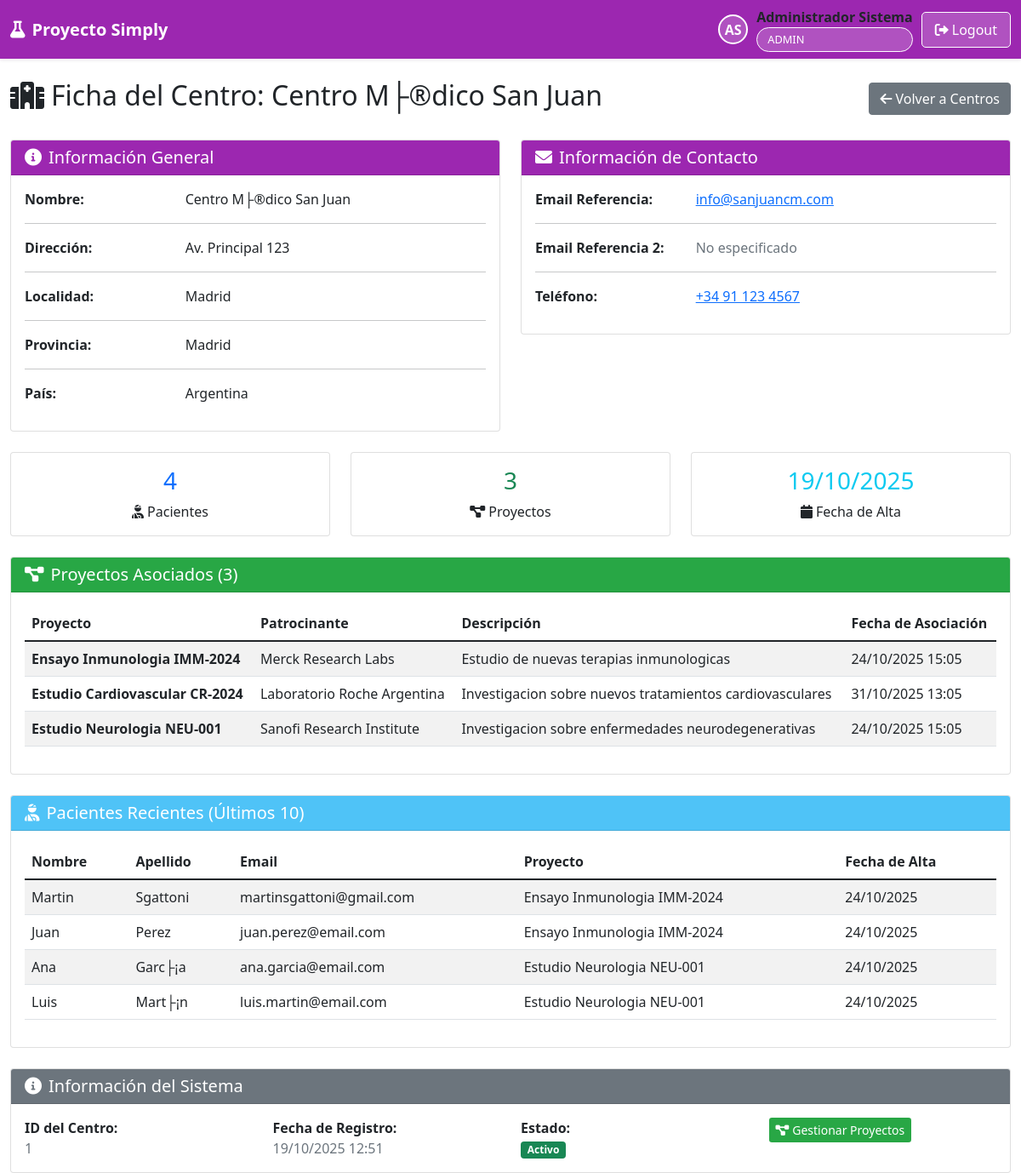
Page /site_admin/ver_centro.php?id=1 (signed in) on the committed database.
### tables this page shows
CREATE TABLE IF NOT EXISTS `centros` (
  `id` int(11) NOT NULL AUTO_INCREMENT,
  `nombre` varchar(255) NOT NULL,
  `direccion` varchar(500) NOT NULL,
  `localidad` varchar(100) NOT NULL,
  `provincia` varchar(100) NOT NULL,
  `pais` varchar(100) NOT NULL,
  `email_referencia` varchar(255) DEFAULT NULL,
  `email_referencia_2` varchar(255) DEFAULT NULL,
  `telefono` varchar(50) DEFAULT NULL,
  `fecha_alta` timestamp NOT NULL DEFAULT current_timestamp(),
  `activo` tinyint(1) DEFAULT 1,
  PRIMARY KEY (`id`)
);

CREATE TABLE IF NOT EXISTS `centros_proyectos` (
  `id` int(11) NOT NULL AUTO_INCREMENT,
  `centro_id` int(11) NOT NULL,
  `proyecto_id` int(11) NOT NULL,
  `fecha_asociacion` timestamp NOT NULL DEFAULT current_timestamp(),
  `activo` tinyint(1) DEFAULT 1,
  PRIMARY KEY (`id`),
  UNIQUE KEY `unique_centro_proyecto` (`centro_id`,`proyecto_id`),
  KEY `proyecto_id` (`proyecto_id`)
);

CREATE TABLE IF NOT EXISTS `proyectos` (
  `id` int(11) NOT NULL AUTO_INCREMENT,
  `nombre` varchar(255) NOT NULL,
  `patrocinante_id` int(11) NOT NULL,
  `descripcion` text DEFAULT NULL,
  `fecha_alta` timestamp NOT NULL DEFAULT current_timestamp(),
  `activo` tinyint(1) DEFAULT 1,
  PRIMARY KEY (`id`),
  KEY `patrocinante_id` (`patrocinante_id`)
);

CREATE TABLE IF NOT EXISTS `laboratorios` (
  `id` int(11) NOT NULL AUTO_INCREMENT,
  `nombre` varchar(255) NOT NULL,
  `pais` varchar(100) NOT NULL,
  `fecha_alta` timestamp NOT NULL DEFAULT current_timestamp(),
  `activo` tinyint(1) DEFAULT 1,
  PRIMARY KEY (`id`)
);

CREATE TABLE IF NOT EXISTS `pacientes` (
  `id` int(11) NOT NULL AUTO_INCREMENT,
  `nombre` varchar(100) NOT NULL,
  `apellido` varchar(100) NOT NULL,
  `email` varchar(255) DEFAULT NULL,
  `telefono1` varchar(50) DEFAULT NULL,
  `telefono2` varchar(50) DEFAULT NULL,
  `domicilio_calle` varchar(255) DEFAULT NULL,
  `domicilio_numero` varchar(20) DEFAULT NULL,
  `domicilio_piso` varchar(20) DEFAULT NULL,
  `domicilio_depto` varchar(20) DEFAULT NULL,
  `domicilio_localidad` varchar(100) DEFAULT NULL,
  `domicilio_provincia` varchar(100) DEFAULT NULL,
  `familiar_contacto` varchar(255) DEFAULT NULL,
  `telefono_familiar` varchar(50) DEFAULT NULL,
  `consentimiento_firmado` enum('NO','SI') DEFAULT 'NO',
  `comentarios` text DEFAULT NULL,
  `proyecto_id` int(11) DEFAULT NULL,
  `centro_id` int(11) DEFAULT NULL,
  `fecha_alta` timestamp NOT NULL DEFAULT current_timestamp(),
  `activo` tinyint(1) DEFAULT 1,
  PRIMARY KEY (`id`),
  KEY `proyecto_id` (`proyecto_id`),
  KEY `centro_id` (`centro_id`)
);

### site_admin/ver_centro.php (the view, shortened to what this page needs)
<?php
$database = new Database();
$db = $database->getConnection();
$centro_id = $_GET['id'] ?? null;
$stmt = $db->prepare("SELECT * FROM centros WHERE id = ? AND activo = 1");
$stmt->execute([$centro_id]);
$centro = $stmt->fetch();
$stmt = $db->prepare("SELECT COUNT(*) as total FROM pacientes WHERE centro_id = ? AND activo = 1");
$stmt->execute([$centro_id]);
$totalPacientes = $stmt->fetch()['total'];
$stmt = $db->prepare("SELECT COUNT(*) as total FROM centros_proyectos WHERE centro_id = ? AND activo = 1");
$stmt->execute([$centro_id]);
$totalProyectos = $stmt->fetch()['total'];
$stmt = $db->prepare("
    SELECT p.*, cp.fecha_asociacion
    FROM proyectos p
    INNER JOIN centros_proyectos cp ON p.id = cp.proyecto_id
    WHERE cp.centro_id = ? AND cp.activo = 1 AND p.activo = 1
    ORDER BY p.nombre
");
$stmt->execute([$centro_id]);
$proyectos = $stmt->fetchAll();
$stmt = $db->prepare("
    SELECT p.*, pr.nombre as proyecto_nombre
    FROM pacientes p
    LEFT JOIN proyectos pr ON p.proyecto_id = pr.id
    WHERE p.centro_id = ? AND p.activo = 1
    ORDER BY p.fecha_alta DESC
    LIMIT 10
");
$stmt->execute([$centro_id]);
$pacientes = $stmt->fetchAll();
?>
<?php
include '../includes/header.php';
?>
<div class="row">
    <div class="col-12">
        <div class="d-flex justify-content-between align-items-center mb-4">
            <h2>
                <i class="fas fa-hospital me-2"></i>Ficha del Centro: <?php echo htmlspecialchars($centro['nombre']); ?>
            </h2>
            <a href="centros.php" class="btn btn-secondary">
                <i class="fas fa-arrow-left me-1"></i>Volver a Centros
            </a>
        </div>
    </div>
</div>
<div class="row mb-4">
    <div class="col-md-6">
        <div class="card">
            <div class="card-header" style="background: #9C27B0; color: white;">
                <h5 class="mb-0">
                    <i class="fas fa-info-circle me-2"></i>Información General
                </h5>
            </div>
            <div class="card-body">
                <div class="row mb-3">
                    <div class="col-sm-4"><strong>Nombre:</strong></div>
                    <div class="col-sm-8"><?php echo htmlspecialchars($centro['nombre']); ?></div>
                </div>
                <hr>
                <div class="row mb-3">
                    <div class="col-sm-4"><strong>Dirección:</strong></div>
                    <div class="col-sm-8"><?php echo htmlspecialchars($centro['direccion']); ?></div>
                </div>
                <hr>
                <div class="row mb-3">
                    <div class="col-sm-4"><strong>Localidad:</strong></div>
                    <div class="col-sm-8"><?php echo htmlspecialchars($centro['localidad']); ?></div>
                </div>
                <hr>
                <div class="row mb-3">
                    <div class="col-sm-4"><strong>Provincia:</strong></div>
                    <div class="col-sm-8"><?php echo htmlspecialchars($centro['provincia']); ?></div>
                </div>
                <hr>
                <div class="row mb-3">
                    <div class="col-sm-4"><strong>País:</strong></div>
                    <div class="col-sm-8"><?php echo htmlspecialchars($centro['pais']); ?></div>
                </div>
            </div>
        </div>
    </div>
    <div class="col-md-6">
        <div class="card">
            <div class="card-header" style="background: #9C27B0; color: white;">
                <h5 class="mb-0">
                    <i class="fas fa-envelope me-2"></i>Información de Contacto
                </h5>
            </div>
            <div class="card-body">
                <div class="row mb-3">
                    <div class="col-sm-4"><strong>Email Referencia:</strong></div>
                    <div class="col-sm-8">
                        <?php if ($centro['email_referencia']): ?>
                            <a href="mailto:<?php echo htmlspecialchars($centro['email_referencia']); ?>">
                                <?php echo htmlspecialchars($centro['email_referencia']); ?>
                            </a>
                        <?php else: ?>
                            <span class="text-muted">No especificado</span>
                        <?php endif; ?>
                    </div>
                </div>
                <hr>
                <div class="row mb-3">
                    <div class="col-sm-4"><strong>Email Referencia 2:</strong></div>
                    <div class="col-sm-8">
                        <?php if ($centro['email_referencia_2']): ?>
                            <a href="mailto:<?php echo htmlspecialchars($centro['email_referencia_2']); ?>">
                                <?php echo htmlspecialchars($centro['email_referencia_2']); ?>
                            </a>
                        <?php else: ?>
                            <span class="text-muted">No especificado</span>
                        <?php endif; ?>
                    </div>
                </div>
                <hr>
                <div class="row mb-3">
                    <div class="col-sm-4"><strong>Teléfono:</strong></div>
                    <div class="col-sm-8">
                        <?php if ($centro['telefono']): ?>
                            <a href="tel:<?php echo htmlspecialchars($centro['telefono']); ?>">
                                <?php echo htmlspecialchars($centro['telefono']); ?>
                            </a>
                        <?php else: ?>
                            <span class="text-muted">No especificado</span>
                        <?php endif; ?>
                    </div>
                </div>
            </div>
        </div>
    </div>
</div>
<div class="row mb-4">
    <div class="col-md-4">
        <div class="card text-center">
            <div class="card-body">
                <h3 class="text-primary"><?php echo $totalPacientes; ?></h3>
                <p class="card-text">
                    <i class="fas fa-user-injured me-1"></i>Pacientes
                </p>
            </div>
        </div>
    </div>
    <div class="col-md-4">
        <div class="card text-center">
            <div class="card-body">
                <h3 class="text-success"><?php echo $totalProyectos; ?></h3>
                <p class="card-text">
                    <i class="fas fa-project-diagram me-1"></i>Proyectos
                </p>
            </div>
        </div>
    </div>
    <div class="col-md-4">
        <div class="card text-center">
            <div class="card-body">
                <h3 class="text-info"><?php echo date('d/m/Y', strtotime($centro['fecha_alta'])); ?></h3>
                <p class="card-text">
                    <i class="fas fa-calendar me-1"></i>Fecha de Alta
                </p>
            </div>
        </div>
    </div>
</div>
<div class="row mb-4">
    <div class="col-12">
        <div class="card">
            <div class="card-header" style="background: #28a745; color: white;">
                <h5 class="mb-0">
                    <i class="fas fa-project-diagram me-2"></i>Proyectos Asociados (<?php echo count($proyectos); ?>)
                </h5>
            </div>
            <div class="card-body">
                <?php if (empty($proyectos)): ?>
                    <div class="text-center text-muted py-4">
                        <i class="fas fa-info-circle fa-3x mb-3"></i>
                        <p>No hay proyectos asociados a este centro.</p>
                    </div>
                <?php else: ?>
                    <div class="table-responsive">
                        <table class="table table-striped">
                            <thead>
                                <tr>
                                    <th>Proyecto</th>
                                    <th>Patrocinante</th>
                                    <th>Descripción</th>
                                    <th>Fecha de Asociación</th>
                                </tr>
                            </thead>
                            <tbody>
                                <?php foreach ($proyectos as $proyecto): ?>
                                <?php
                                $stmt = $db->prepare("SELECT nombre FROM laboratorios WHERE id = ?");
                                $stmt->execute([$proyecto['patrocinante_id']]);
                                $patrocinante = $stmt->fetch();
                                ?>
                                <tr>
                                    <td>
                                        <strong><?php echo htmlspecialchars($proyecto['nombre']); ?></strong>
                                    </td>
                                    <td><?php echo htmlspecialchars($patrocinante['nombre']); ?></td>
                                    <td><?php echo htmlspecialchars($proyecto['descripcion']); ?></td>
                                    <td><?php echo date('d/m/Y H:i', strtotime($proyecto['fecha_asociacion'])); ?></td>
                                </tr>
                                <?php endforeach; ?>
                            </tbody>
                        </table>
                    </div>
                <?php endif; ?>
            </div>
        </div>
    </div>
</div>
<?php if (!empty($pacientes)): ?>
<div class="row">
    <div class="col-12">
        <div class="card">
            <div class="card-header" style="background: #4FC3F7; color: white;">
                <h5 class="mb-0">
                    <i class="fas fa-user-injured me-2"></i>Pacientes Recientes (Últimos 10)
                </h5>
            </div>
            <div class="card-body">
                <div class="table-responsive">
                    <table class="table table-striped">
                        <thead>
                            <tr>
                                <th>Nombre</th>
                                <th>Apellido</th>
                                <th>Email</th>
                                <th>Proyecto</th>
                                <th>Fecha de Alta</th>
                            </tr>
                        </thead>
                        <tbody>
                            <?php foreach ($pacientes as $paciente): ?>
                            <tr>
                                <td><?php echo htmlspecialchars($paciente['nombre']); ?></td>
                                <td><?php echo htmlspecialchars($paciente['apellido']); ?></td>
                                <td><?php echo htmlspecialchars($paciente['email'] ?? 'N/A'); ?></td>
                                <td><?php echo htmlspecialchars($paciente['proyecto_nombre'] ?? 'Sin proyecto'); ?></td>
                                <td><?php echo date('d/m/Y', strtotime($paciente['fecha_alta'])); ?></td>
                            </tr>
                            <?php endforeach; ?>
                        </tbody>
                    </table>
                </div>
            </div>
        </div>
    </div>
</div>
<?php endif; ?>
<div class="row mt-4">
    <div class="col-12">
        <div class="card">
            <div class="card-header" style="background: #6c757d; color: white;">
                <h5 class="mb-0">
                    <i class="fas fa-info-circle me-2"></i>Información del Sistema
                </h5>
            </div>
            <div class="card-body">
                <div class="row">
                    <div class="col-md-3">
                        <strong>ID del Centro:</strong><br>
                        <span class="text-muted"><?php echo $centro['id']; ?></span>
                    </div>
                    <div class="col-md-3">
                        <strong>Fecha de Registro:</strong><br>
                        <span class="text-muted"><?php echo date('d/m/Y H:i', strtotime($centro['fecha_alta'])); ?></span>
                    </div>
                    <div class="col-md-3">
                        <strong>Estado:</strong><br>
                        <span class="badge bg-success">Activo</span>
                    </div>
                    <div class="col-md-3">
                        <a href="proyectos_centro.php?centro_id=<?php echo $centro['id']; ?>&centro_nombre=<?php echo urlencode($centro['nombre']); ?>" class="btn btn-sm" style="background: #28a745; color: white; border: none;">
                            <i class="fas fa-project-diagram me-1"></i>Gestionar Proyectos
                        </a>
                    </div>
                </div>
            </div>
        </div>
    </div>
</div>
<?php include '../includes/footer.php'; ?>

### rows in the picture
centros: nombre "Centro M├®dico San Juan", direccion "Av. Principal 123", localidad "Madrid", provincia "Madrid", pais "Argentina", email_referencia "info@sanjuancm.com", telefono "+34 91 123 4567", fecha_alta "19/10/2025", id "1", fecha_alta "19/10/2025 12:51"
centros_proyectos: proyecto.nombre "Ensayo Inmunologia IMM-2024", laboratorios.nombre "Merck Research Labs", proyecto.descripcion "Estudio de nuevas terapias inmunologicas", fecha_asociacion "24/10/2025 15:05"
centros_proyectos: proyecto.nombre "Estudio Cardiovascular CR-2024", laboratorios.nombre "Laboratorio Roche Argentina", proyecto.descripcion "Investigacion sobre nuevos tratamientos cardiovasculares", fecha_asociacion "31/10/2025 13:05"
centros_proyectos: proyecto.nombre "Estudio Neurologia NEU-001", laboratorios.nombre "Sanofi Research Institute", proyecto.descripcion "Investigacion sobre enfermedades neurodegenerativas", fecha_asociacion "24/10/2025 15:05"
pacientes: nombre "Martin", apellido "Sgattoni", email "martinsgattoni@gmail.com", proyecto.nombre "Ensayo Inmunologia IMM-2024", fecha_alta "24/10/2025"
pacientes: nombre "Juan", apellido "Perez", email "juan.perez@email.com", proyecto.nombre "Ensayo Inmunologia IMM-2024", fecha_alta "24/10/2025"
pacientes: nombre "Ana", apellido "Garc├¡a", email "ana.garcia@email.com", proyecto.nombre "Estudio Neurologia NEU-001", fecha_alta "24/10/2025"
pacientes: nombre "Luis", apellido "Mart├¡n", email "luis.martin@email.com", proyecto.nombre "Estudio Neurologia NEU-001", fecha_alta "24/10/2025"

### other values in the picture
substr($user['nombre'], 0, 1) . substr($user['apellido'], 0, 1) "AS"
$user['nombre'] . ' ' . $user['apellido'] "Administrador Sistema"
$user['rol'] "ADMIN"
$totalPacientes "4"
$totalProyectos "3"
count($proyectos) "3"
